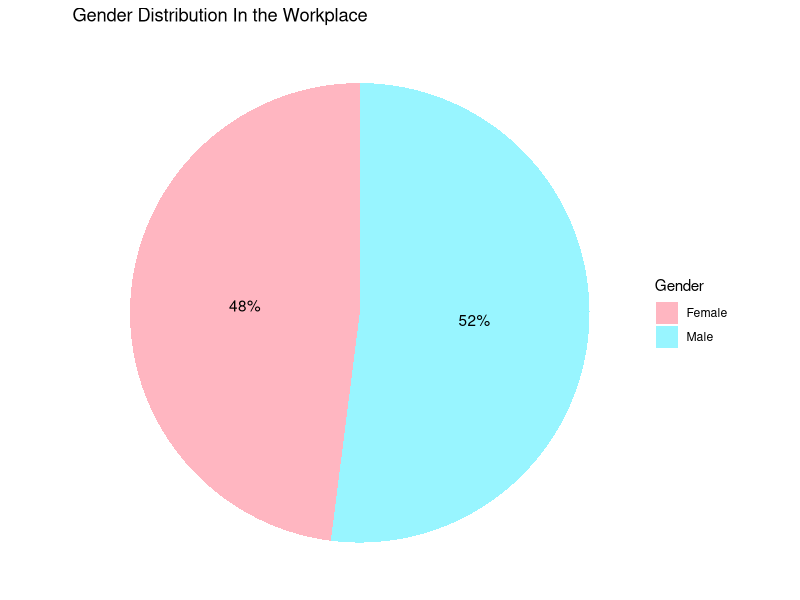
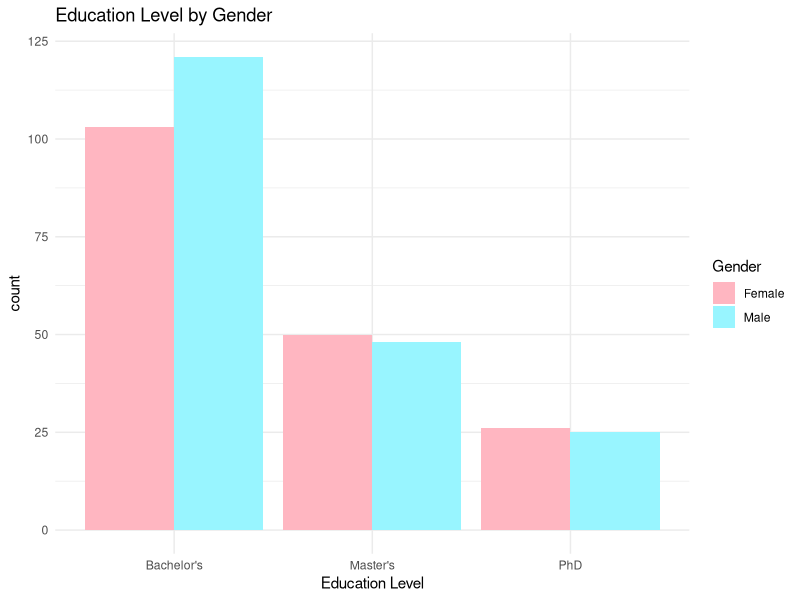
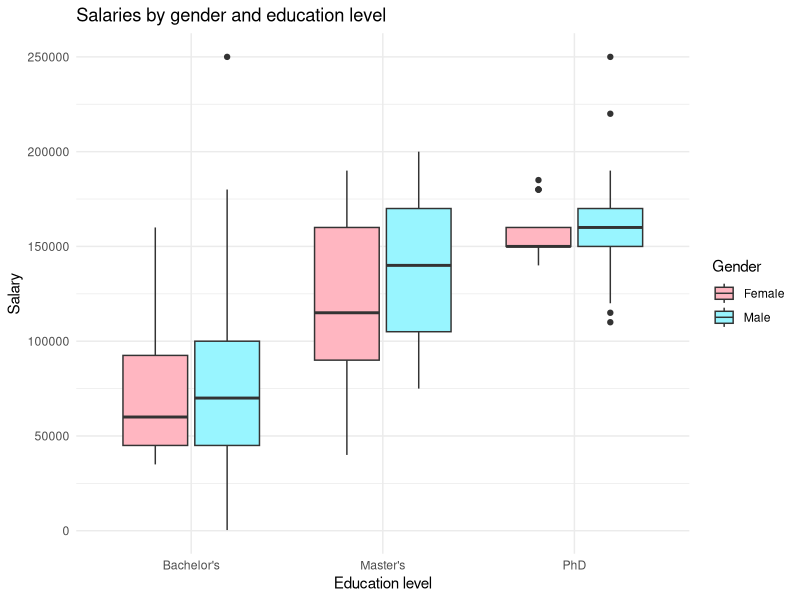
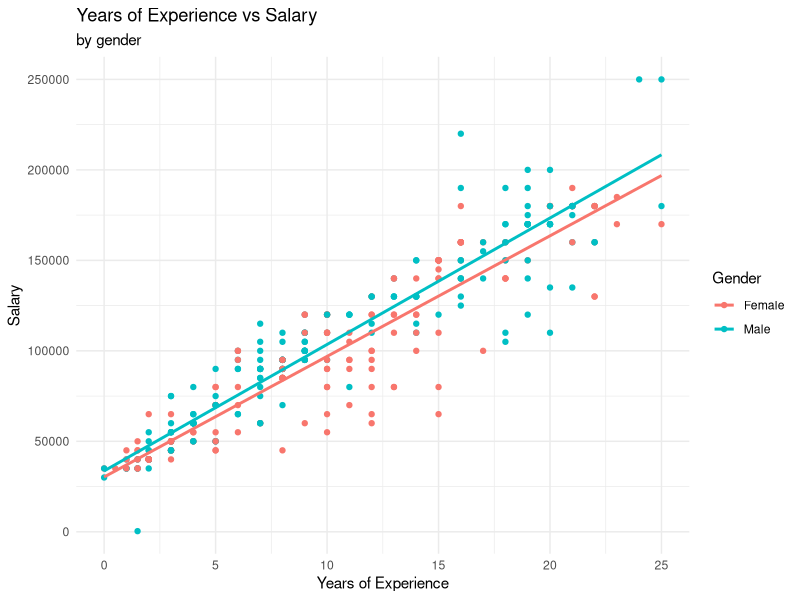

These figures' R source, in order: (Note: this script raises an error after producing the figures.)
#set the working directory to the correct folder
setwd("C:/Users/Owner/OneDrive - Whitireia and WelTec/DS6502 Data Visualisation")
#creating SalaryData dataset from the csv file
SalaryData <- read.csv("Salary Data 2.csv")

View(SalaryData)
head(SalaryData)
summary(SalaryData)

#function to calculate the mode of different columns
ModeSalary <- names(sort(-table(SalaryData$Salary)))[1]
ModeSalary
ModeAge <- names(sort(-table(SalaryData$Age)))[1]
ModeAge

#Creating some graphs
library(ggplot2)
library(tidyverse)

#Visualising gender, Education and job distribution using pie charts
# Pie plots with ggplot2
#Gender Distribution in the Business
GenderDistributionPie <- ggplot(data=SalaryData, aes(x="", fill=Gender)) +
  geom_bar(position="fill") +
  ggtitle("Gender Distribution In the Workplace")+
  geom_text(
    stat='count', 
    aes(y=after_stat(..count..),
        label=after_stat(scales::percent(..count../sum(..count..),1))),
        position=position_fill(0.5)) +
  coord_polar(theta="y") +
  labs(x=NULL, y=NULL) +
  scale_fill_manual(values = c("#FFB6C1","cadetblue1"))+
  theme_void()
GenderDistributionPie

#Let's compare education level by gender using a bar graph
GenderEducationPlot <- ggplot(SalaryData, aes(fill=Gender, x=Education.Level)) + 
  ggtitle("Education Level by Gender")+
  geom_bar(position="dodge", stat="count") +
  scale_fill_manual(values = c("#FFB6C1","cadetblue1"))+
  labs(x= "Education Level") +
  theme_minimal()
GenderEducationPlot

#Box plot of salary by education level and gender
SalaryByGenderBoxPlot <- ggplot(data = SalaryData, aes( x = Education.Level, y = Salary, fill = Gender)) + 
  geom_boxplot() +
  labs(title = "Salaries by gender and education level", x= "Education level")+
  scale_fill_manual(values = c("#FFB6C1","cadetblue1"))+
  theme_minimal()
SalaryByGenderBoxPlot

#Years of Experience vs Salary by Gender 
#Remove outliers (no effect in this case)
Q1 <- quantile(SalaryData$Salary, .25)
Q3 <- quantile(SalaryData$Salary, .75)
IQR <- IQR(SalaryData$Salary)

SalaryData_no_outliers <- subset(SalaryData, Salary> (Q1 - 1.5*IQR) & Salary< (Q3 + 1.5*IQR))

YearsExperienceSalaryScatterPlot <- ggplot(SalaryData_no_outliers, aes(x = Years.of.Experience, y= Salary, color = Gender)) +
  geom_point() +
  labs(title = "Years of Experience vs Salary", subtitle = "by gender", x= "Years of Experience",y = "Salary", color = "Gender") +
  theme_minimal()+
  geom_smooth(method = "lm", se= FALSE)
YearsExperienceSalaryScatterPlot

#We create two subsets, one for each gender
FemaleEmployees <- subset(SalaryData, Gender == "Female")
MaleEmployees <- subset(SalaryData, Gender == "Male")

#are experience and salaty correlated? Is the correlation the same for each gender?
summary(lm(Salary ~ Years.of.Experience, data = FemaleEmployees))
summary(lm(Salary ~ Years.of.Experience, data = MaleEmployees))

#trying to understand if there is a stastistically significant difference between men and women salaries
t.test(Salary ~ Gender, SalaryData, paired=FALSE)
